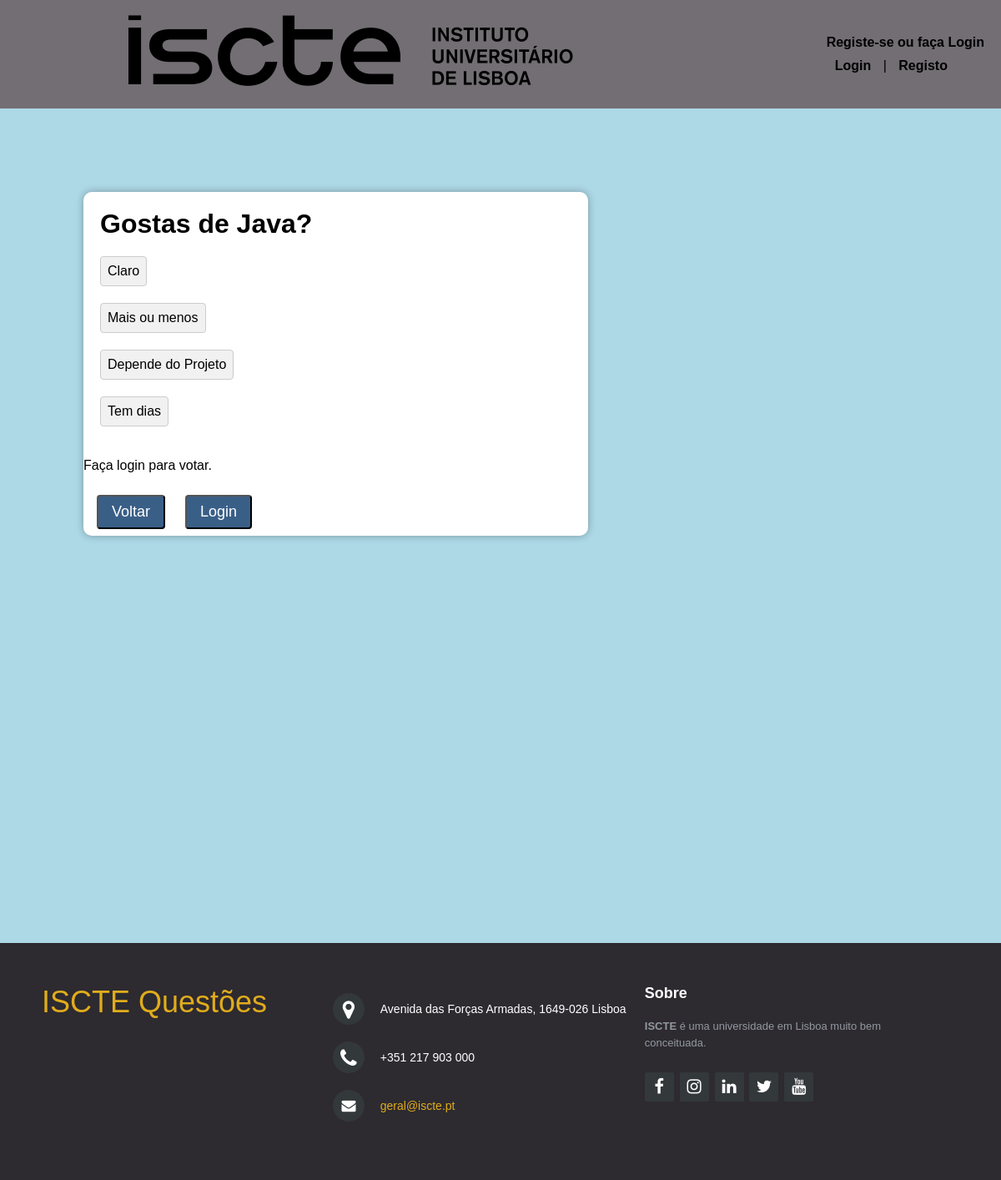
/votacao/3, run on the app's committed database.
### votacao/models.py (models this page shows, shortened)
class Questao(models.Model):
    questao_texto=models.CharField(max_length=200)
    pub_data=models.DateTimeField('data de publicacao')

class Opcao(models.Model):
    questao = models.ForeignKey(Questao, on_delete=models.CASCADE)
    opcao_texto = models.CharField(max_length=200)
    votos = models.IntegerField(default=0)
    alunos = models.ManyToManyField(Aluno, through='Voto')

### votacao/views.py (the view)
# urls.py: path("<int:questao_id>", views.detalhe, name='detalhe'),
def detalhe(request, questao_id):
    questao = get_object_or_404(Questao, pk=questao_id)
    return render(request, 'votacao/detalhe.html',{'questao': questao})

### votacao/templates/votacao/detalhe.html (shortened to what this page needs)
{% extends 'votacao/index.html' %}
{% block content %}
    <div class="container-questions">
        <h1 class="title">{{ questao.questao_texto }} </h1>
        {% block controls_&_options %}
        <form action="{% url 'votacao:voto' questao.id %}"
              method="post">
           {% for opcao in questao.opcao_set.all %}
<div class="option-row">
    <div class="option-container">
        <label for="opcao{{ forloop.counter }}">
            {{ opcao.opcao_texto }}
        </label>
    </div>
</div>
{% endfor %}
            <br>
            {% if user.is_authenticated %}
            <input type="submit" value="Votar"/>
            {% else %}
            <p>Faça login para votar. </p>
            {% endif %}
        </form>
        <br>
         <div class="button-container" style="text-align: center;">
            <br>
            <br>
            <a href="{% url 'votacao:index' %}">
                <button class="action-btn"> Voltar</button>
            </a>
            {% if not user.is_authenticated %}
        <a href="{% url 'votacao:login' %}">
            <button class="action-btn"> Login</button>
        </a>
        {% endif %}
      </div>
        {% endblock %}
    </div>
{% endblock %}

### votacao/static/votacao/style.css (style rules this page uses)
* { padding: 0; margin: 0; box-sizing: border-box; font-family: 'Josefin Sans', sans-serif;< }
.container-questions { max-width:55%; background-color: #ffffff; border-radius: 10px; box-shadow: 0 0 10px rgba(0, 0, 0, 0.3); }
.title { padding-top: 20px; padding-left: 20px; }
.option-container { display: flex; align-items: center; }
.option-row { display: flex; align-items: center; justify-content: space-between; margin: 20px; }
.option-container label { background-color: #f1f1f1; padding: 8px; border: 1px solid #ccc; cursor: pointer; border-radius: 4px; }
.action-btn { font-family: 'Arial', sans-serif; font-size: 18px; color: #ffffff; text-decoration: none; padding: 8px 16px; border-radius: 4px; background-color: #3a5f87; margin: 8px; display: inline-block; transition: all 0.3s ease; }
.button-container { display: flex; justify-content: left; flex-wrap: wrap; gap: 8px; }

### data on the page
Questao: questao_texto "Gostas de Java?"
Opcao: opcao_texto "Claro"
Opcao: opcao_texto "Mais ou menos"
Opcao: opcao_texto "Depende do Projeto"
Opcao: opcao_texto "Tem dias"
